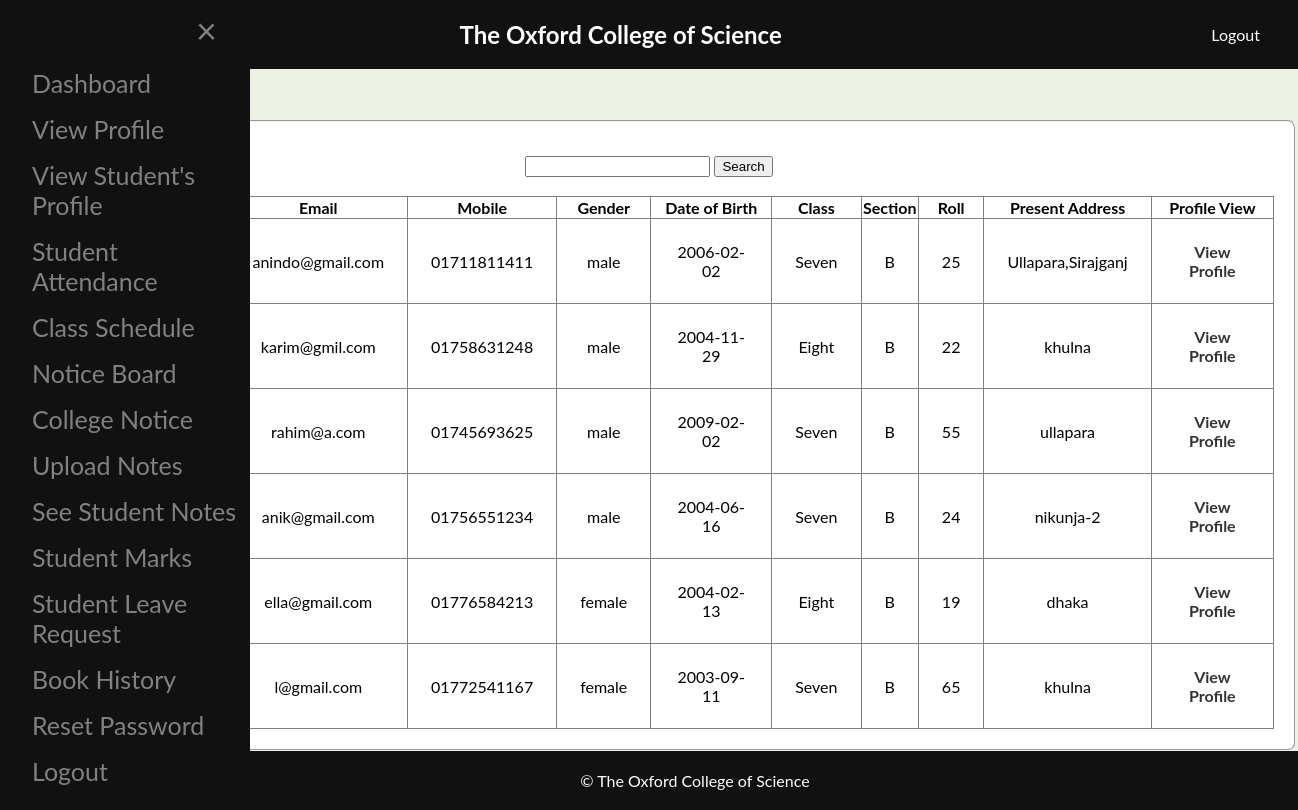
Page /Teacher/View/StudentList.php (signed in) on the committed database.
### tables this page shows
CREATE TABLE `student` (
  `id` varchar(20) NOT NULL,
  `name` varchar(70) NOT NULL,
  `email` varchar(70) NOT NULL,
  `mobile` varchar(70) NOT NULL,
  `gender` varchar(70) NOT NULL,
  `dob` varchar(10) NOT NULL,
  `class` varchar(10) NOT NULL,
  `section` varchar(10) NOT NULL,
  `roll` varchar(70) NOT NULL,
  `p_address` varchar(70) NOT NULL,
  `password` varchar(70) NOT NULL,
  `marks` varchar(10) NOT NULL
);

### Teacher/Model/DatabaseConnection.php (called while the page is built, shortened)
<?php
	function getAllUser(){
		$conn = getConnection();
		$sql = "select * from student";
		$result = mysqli_query($conn, $sql);
		$users =[];
		while($row = mysqli_fetch_assoc($result)){
			array_push($users, $row);
		}
		return $users;
	}
?>

### Teacher/View/StudentList.php (the view, shortened to what this page needs)
<?php
require_once('../Model/DatabaseConnection.php');
$StudentList = getAllUser();
if (isset($_COOKIE['flag'])) {
  ?>
  <!DOCTYPE html>
  <html>
  <head>
  </head>
  <body>
    <div class="header">
      <div class="header-title">
        <h1>The Oxford College of Science</h1>
      </div>
      <div class="header-right">
        <a href="../Controller/Logout.php">Logout</a>
      </div>
    </div>
    <div class="sidebar" id="mySidenav" onmouseleave="closeNav()">
      <a href="javascript:void(0)" class="closebtn" onclick="closeNav()">&times;</a>
      <a href="TeacherDashboard.php">Dashboard</a>
      <a href="ViewProfile.php">View Profile</a>
      <a href="StudentList.php">View Student's Profile</a>
      <a href="Attendance.php">Student Attendance</a>
      <a href="Schedule.php">Class Schedule</a>
      <a href="NoticeBoard.php">Notice Board</a>
      <a href="ViewCollegeNotice.php">College Notice</a>
      <a href="UploadNotes.php">Upload Notes</a>
      <a href="ViewUploadedNotes(Student).php">See Student Notes</a>
      <a href="StudentListMarks.php">Student Marks</a>
      <a href="LeaveRequest.php">Student Leave Request</a>
      <a href="BookHistory.php">Book History</a>
      <a href="ChangePass.php">Reset Password</a>
      <a href="../Controller/Logout.php">Logout</a>
    </div>
    <span style="font-size:30px;cursor:pointer" onmouseover="openNav()">&#9776;</span>
    <div class="content" id="content">
      <form class="" id="" action="" method="post">
        <fieldset>
          <legend>Student List</legend>
        <center>
          <div class="search-container">
          <input type="text" name="name" id="name" onkeyup="ajax()" />
									<input type="button" name="" value="Search">
								</center>
								<div id="myh1" class="">
            <br>
            <table border="1" width="100%" cellspacing="0">
              <tr align="center">
                <th>ID</th>
                <th>Name</th>
                <th>Email</th>
                <th>Mobile</th>
                <th>Gender</th>
                <th>Date of Birth</th>
                <th>Class</th>
                <th>Section</th>
                <th>Roll</th>
                <th>Present Address</th>
                <th>Profile View</th>
                <?php
                for ($i = 0; $i < count($StudentList); $i++) {
                  echo "<tr align = 'center'>
              <td>{$StudentList[$i]['id']}</td>
              <td>{$StudentList[$i]['name']}</td>
              <td>{$StudentList[$i]['email']}</td>
              <td>{$StudentList[$i]['mobile']}</td>
              <td>{$StudentList[$i]['gender']}</td>
              <td>{$StudentList[$i]['dob']}</td>
              <td>{$StudentList[$i]['class']}</td>
              <td>{$StudentList[$i]['section']}</td>
              <td>{$StudentList[$i]['roll']}</td>
              <td>{$StudentList[$i]['p_address']}</td>
              <td><a href='StudentProfile.php?id={$StudentList[$i]['id']}'>View Profile</a></td>
            </tr>";
                }
                echo "</table>";
                ?>
        </fieldset>
      </form>
    </div>
    <div class="footer">
      &copy; The Oxford College of Science
    </div>
  </body>
  </html>
  <?php
} else {
  header('location: LoginPage.php');
}
?>

### Teacher/View/StudentList.php (style rules this page uses)
body { font-family: "Lato", sans-serif; margin: 0; padding: 0; background-color: #edf1e5; transition: background-color 0.5s; }
.header { background-color: #111; color: #fff; padding: 20px; display: flex; justify-content: space-between; align-items: center; width: 104%; }
.header-title { display: inline-block; vertical-align: middle; margin-left: 10px; }
.header-title h1 { margin: 0; font-size: 24px; }
.header-right { display: flex; align-items: center; margin-right: 100px; }
.header-right a { color: #fff; text-decoration: none; margin-right: 10px; }
.sidebar { width: 0; position: fixed; z-index: 1; top: 0; left: 0; background-color: #111; overflow-x: hidden; transition: 0.5s; padding-top: 60px; bottom: 0; }
.sidebar a { padding: 8px 8px 8px 32px; text-decoration: none; font-size: 25px; color: #818181; display: block; transition: 0.3s; }
.sidebar .closebtn { position: absolute; top: 0; right: 25px; font-size: 36px; margin-left: 50px; cursor: pointer; }
.content { margin-left: 0; padding: 0px; transition: margin-left 0.3s ease; background-color: #edf1e5; }
.content table { width: 100%; border-collapse: collapse; margin-top: 0; border-collapse: collapse; }
.content td { padding: 23px; text-align: center; }
.content a { color: #333; text-decoration: none; font-weight: bold; }
.footer { background-color: #111; color: #fff; padding: 20px; text-align: center; width: 104%; }
fieldset { background-color: #fff; padding: 20px; border-radius: 8px; }
legend { font-size: 24px; font-weight: bold; color: #333; }

### rows in the picture
student: email "anindo@gmail.com", mobile "01711811411", gender "male", dob "2006-02-02", class "Seven", section "B", roll "25", p_address "Ullapara,Sirajganj"
student: email "karim@gmil.com", mobile "01758631248", gender "male", dob "2004-11-29", class "Eight", section "B", roll "22", p_address "khulna"
student: email "rahim@a.com", mobile "01745693625", gender "male", dob "2009-02-02", class "Seven", section "B", roll "55", p_address "ullapara"
student: email "anik@gmail.com", mobile "01756551234", gender "male", dob "2004-06-16", class "Seven", section "B", roll "24", p_address "nikunja-2"
student: email "ella@gmail.com", mobile "01776584213", gender "female", dob "2004-02-13", class "Eight", section "B", roll "19", p_address "dhaka"
student: email "l@gmail.com", mobile "01772541167", gender "female", dob "2003-09-11", class "Seven", section "B", roll "65", p_address "khulna"
